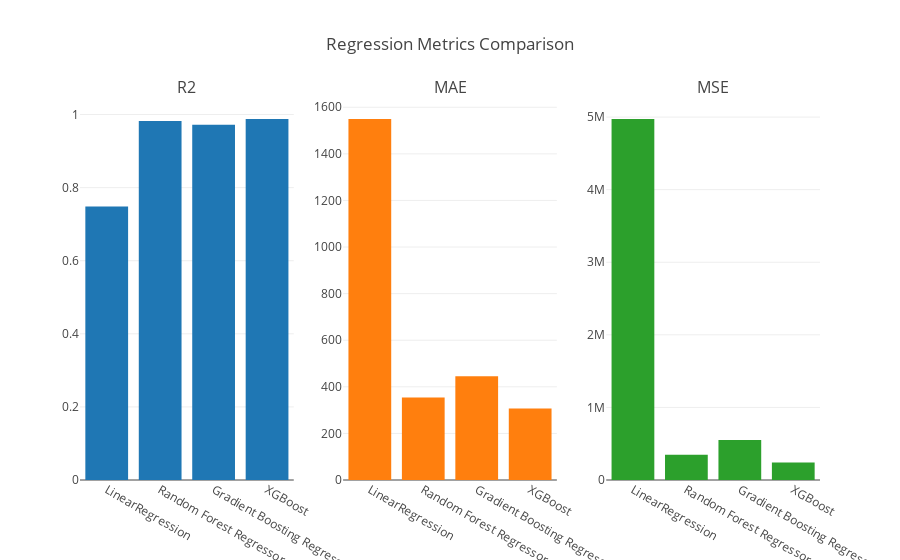

Here is the notebook cell this chart was saved with:
### Code cell
summary = pd.DataFrame(summary)

fig = tools.make_subplots(rows=1, cols=3, subplot_titles=(
    'R2', 'MAE', 'MSE'
))

trace0 = go.Bar(x=summary['name'], y=summary['R2'], name='R2')
fig.append_trace(trace0, 1, 1)

trace1 = go.Bar(x=summary['name'], y=summary['MAE'], name='MAE')
fig.append_trace(trace1, 1, 2)

trace2 = go.Bar(x=summary['name'], y=summary['MSE'], name='MSE')
fig.append_trace(trace2, 1, 3)

fig['layout'].update(title='Regression Metrics Comparison')
fig['layout'].update(showlegend=False)

py.iplot(fig, filename='regression-metrics-comparison')

### Figure 1 — Plotly figure (JSON) as saved in the notebook; plotly's stock layout.template omitted (floating-point values rounded to 4 significant figures)
{"data": [{"name": "R2", "type": "bar", "x": ["LinearRegression", "Random Forest Regressor", "Gradient Boosting Regressor", "XGBoost"], "xaxis": "x1", "y": [0.7483, 0.9824, 0.9721, 0.9878], "yaxis": "y1"}, {"name": "MAE", "type": "bar", "x": ["LinearRegression", "Random Forest Regressor", "Gradient Boosting Regressor", "XGBoost"], "xaxis": "x2", "y": [1550.0, 353.6, 445.3, 306.6], "yaxis": "y2"}, {"name": "MSE", "type": "bar", "x": ["LinearRegression", "Random Forest Regressor", "Gradient Boosting Regressor", "XGBoost"], "xaxis": "x3", "y": [4973000.0, 346900.0, 552100.0, 240600.0], "yaxis": "y3"}], "layout": {"annotations": [{"font": {"size": 16}, "showarrow": false, "text": "R2", "x": 0.1444, "xanchor": "center", "xref": "paper", "y": 1, "yanchor": "bottom", "yref": "paper"}, {"font": {"size": 16}, "showarrow": false, "text": "MAE", "x": 0.5, "xanchor": "center", "xref": "paper", "y": 1, "yanchor": "bottom", "yref": "paper"}, {"font": {"size": 16}, "showarrow": false, "text": "MSE", "x": 0.8556, "xanchor": "center", "xref": "paper", "y": 1, "yanchor": "bottom", "yref": "paper"}], "showlegend": false, "title": "Regression Metrics Comparison", "xaxis1": {"anchor": "y1", "domain": [0, 0.2889]}, "xaxis2": {"anchor": "y2", "domain": [0.3556, 0.6444]}, "xaxis3": {"anchor": "y3", "domain": [0.7111, 1]}, "yaxis1": {"anchor": "x1", "domain": [0, 1]}, "yaxis2": {"anchor": "x2", "domain": [0, 1]}, "yaxis3": {"anchor": "x3", "domain": [0, 1]}}}
